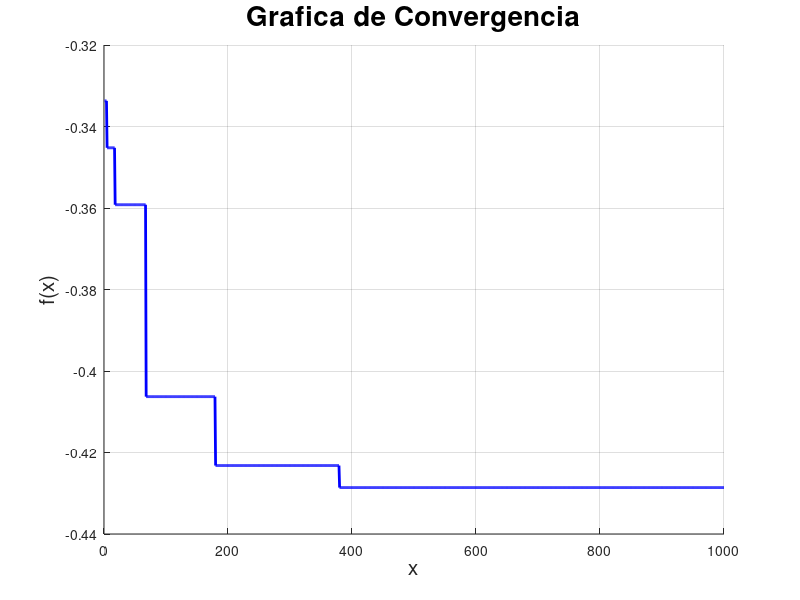
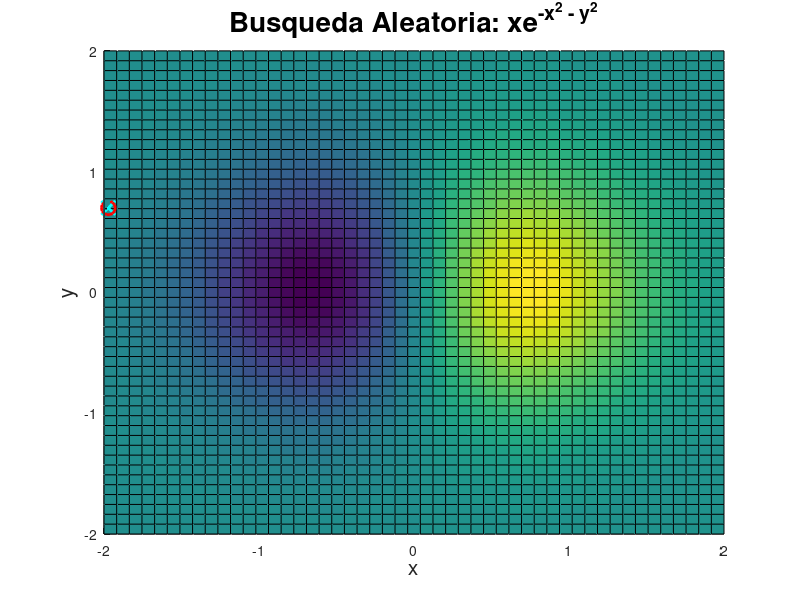
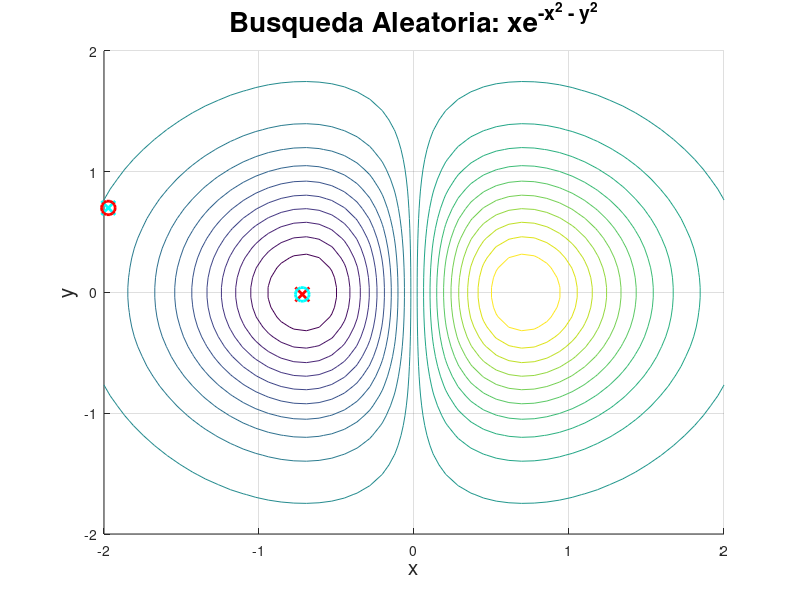

The MATLAB script that drew these images, in order:
% Ian Munoz Nunez

close all
clear
clc

f = @(x, y) x .* exp(-x.^2 - y.^2);
xl = [-2 -2]';
xu = [2 2]';

xLim = linspace(-2, 2, 50);
yLim = linspace(-2, 2, 50);

[X, Y] = meshgrid(xLim, yLim);
Z = f(X, Y);

%%%%%%%%%%%%%%%%%%%%%%%%%%%%%%%%%%%%%%%%%%%%%%%%%%%%%%%%%%%%%%%%%%%%%%

G = 1000;
conver = zeros(1, G);

fb = inf;
xb = [0; 0];

for i=1:G
  x = xl + (xu - xl) .* rand([2 1]);
  fx = f(x(1), x(2));

  if fx < fb
    fb = fx;
    xb = x;
  end

  conver(i) = f(xb(1), xb(2));
end

%%%%%%%%%%%%%%%%%%%%%%%%%%%%%%%%%%%%%%%%%%%%%%%%%%%%%%%%%%%%%%%%%%%%%%

disp('x=')
disp(x)
disp([ 'fx= ' num2str(f(x(1), x(2))) ])
disp('xb=')
disp(xb)
disp([ 'fb= ' num2str(f(xb(1), xb(2))) ])

%%%%%%%%%%%%%%%%%%%%%%%%%%%%%%%%%%%%%%%%%%%%%%%%%%%%%%%%%%%%%%%%%%%%%%

figure
hold on
grid on

plot(conver, 'b-', 'LineWidth', 2)

title("Grafica de Convergencia", 'FontSize', 20)
xlabel('x', 'FontSize', 15)
ylabel('f(x)', 'FontSize', 15)

%%%%%%%%%%%%%%%%%%%%%%%%%%%%%%%%%%%%%%%%%%%%%%%%%%%%%%%%%%%%%%%%%%%%%%

figure
hold on
grid on

surf(X, Y, Z)
plot3(xb(1), xb(2), f(xb(1), xb(2)), 'rx', 'LineWidth', 2, 'MarkerSize', 10)
plot3(xb(1), xb(2), f(xb(1), xb(2)), 'co', 'LineWidth', 2, 'MarkerSize', 10)
plot3(x(1), x(2), f(x(1), x(2)), 'cx', 'LineWidth', 2, 'MarkerSize', 10)
plot3(x(1), x(2), f(x(1), x(2)), 'ro', 'LineWidth', 2, 'MarkerSize', 10)

title("Busqueda Aleatoria: xe^{-x^2 - y^2}", 'FontSize', 20)
xlabel('x', 'FontSize', 15)
ylabel('y', 'FontSize', 15)
zlabel('f(x,y)', 'FontSize', 15)

%%%%%%%%%%%%%%%%%%%%%%%%%%%%%%%%%%%%%%%%%%%%%%%%%%%%%%%%%%%%%%%%%%%%%%

figure
hold on
grid on

contour(X, Y, Z, 20)
plot(xb(1), xb(2), 'rx', 'LineWidth', 2, 'MarkerSize', 10)
plot(xb(1), xb(2), 'co', 'LineWidth', 2, 'MarkerSize', 10)
plot(x(1), x(2), 'cx', 'LineWidth', 2, 'MarkerSize', 10)
plot(x(1), x(2), 'ro', 'LineWidth', 2, 'MarkerSize', 10)

title("Busqueda Aleatoria: xe^{-x^2 - y^2}", 'FontSize', 20)
xlabel('x', 'FontSize', 15)
ylabel('y', 'FontSize', 15)
zlabel('f(x,y)', 'FontSize', 15)

